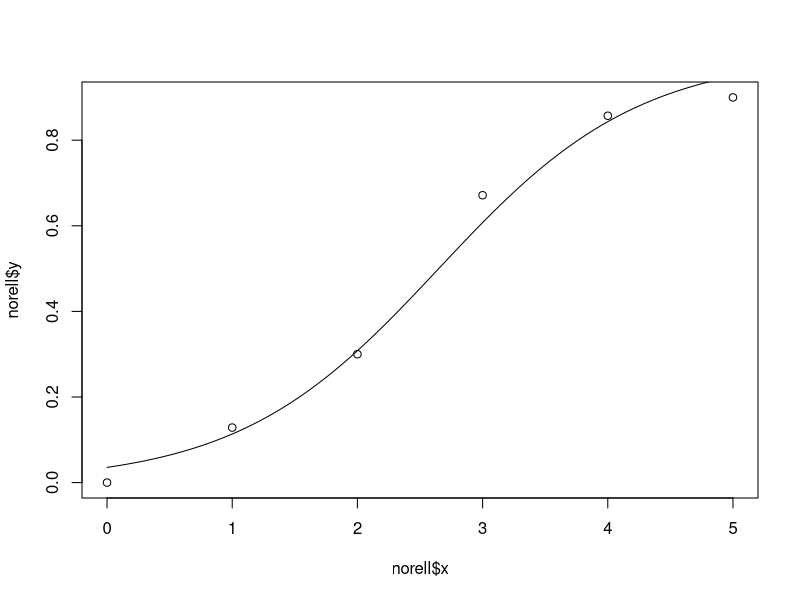

Write R code to recreate this figure.
norell<-data.frame(
   x=0:5, n=rep(70,6), success=c(0,9,21,47,60,63)
)
norell$Ymat<-cbind(norell$success, norell$n-norell$success)
glm.sol<-glm(Ymat~x, family=binomial, data=norell)
summary(glm.sol)

pre<-predict(glm.sol, data.frame(x=3.5))
p<-exp(pre)/(1+exp(pre));p

X<- - glm.sol$coefficients[1]/glm.sol$coefficients[2];X

d<-seq(0,5, len=100)
pre<-predict(glm.sol, data.frame(x=d))
p<-exp(pre)/(1+exp(pre))
norell$y<-norell$success/norell$n
plot(norell$x,norell$y)
lines(d,p)

